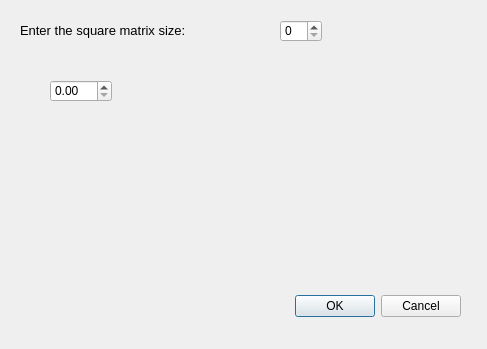
<?xml version="1.0" encoding="UTF-8"?>
<ui version="4.0">
 <class>Dialog</class>
 <widget class="QDialog" name="Dialog">
  <property name="geometry">
   <rect>
    <x>0</x>
    <y>0</y>
    <width>487</width>
    <height>349</height>
   </rect>
  </property>
  <property name="windowTitle">
   <string>Dialog</string>
  </property>
  <widget class="QDialogButtonBox" name="buttonBox">
   <property name="geometry">
    <rect>
     <x>120</x>
     <y>290</y>
     <width>341</width>
     <height>32</height>
    </rect>
   </property>
   <property name="orientation">
    <enum>Qt::Horizontal</enum>
   </property>
   <property name="standardButtons">
    <set>QDialogButtonBox::Cancel|QDialogButtonBox::Ok</set>
   </property>
  </widget>
  <widget class="QLabel" name="label">
   <property name="geometry">
    <rect>
     <x>20</x>
     <y>10</y>
     <width>241</width>
     <height>41</height>
    </rect>
   </property>
   <property name="font">
    <font>
     <family>Segoe UI</family>
     <pointsize>10</pointsize>
    </font>
   </property>
   <property name="text">
    <string>Enter the square matrix size:</string>
   </property>
  </widget>
  <widget class="QSpinBox" name="spinBox">
   <property name="geometry">
    <rect>
     <x>280</x>
     <y>20</y>
     <width>42</width>
     <height>22</height>
    </rect>
   </property>
  </widget>
  <widget class="QDoubleSpinBox" name="doubleSpinBox">
   <property name="geometry">
    <rect>
     <x>50</x>
     <y>80</y>
     <width>62</width>
     <height>22</height>
    </rect>
   </property>
  </widget>
 </widget>
 <resources/>
 <connections>
  <connection>
   <sender>buttonBox</sender>
   <signal>accepted()</signal>
   <receiver>Dialog</receiver>
   <slot>accept()</slot>
   <hints>
    <hint type="sourcelabel">
     <x>248</x>
     <y>254</y>
    </hint>
    <hint type="destinationlabel">
     <x>157</x>
     <y>274</y>
    </hint>
   </hints>
  </connection>
  <connection>
   <sender>buttonBox</sender>
   <signal>rejected()</signal>
   <receiver>Dialog</receiver>
   <slot>reject()</slot>
   <hints>
    <hint type="sourcelabel">
     <x>316</x>
     <y>260</y>
    </hint>
    <hint type="destinationlabel">
     <x>286</x>
     <y>274</y>
    </hint>
   </hints>
  </connection>
 </connections>
</ui>
